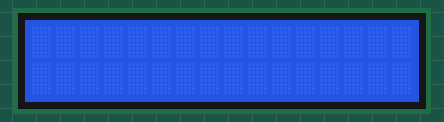
Bench run of a sketch on a simulated Arduino Uno, built with avr-gcc and run on an emulated ATmega328P. On the bench: 16×2 character LCD.

Above: at 0.1 s.
At 1.81 s:
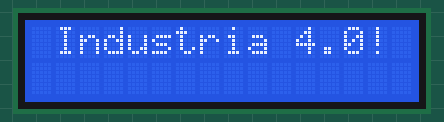
At 2.33 s:
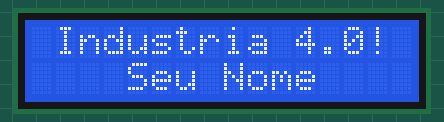

The sketch:

Aula4.ino
```cpp
#include <Wire.h>
#include <LiquidCrystal_I2C.h>

LiquidCrystal_I2C lcd(0x27, 16, 2);

String parts[] = {"Industria 4.0!", "Seu Nome"};
int words = sizeof(parts) / sizeof(parts[0]);

void setup() {
  lcd.init();
  lcd.setBacklight(HIGH);
}

void loop() {

  lcd.clear();

  for (int i = 0; i < words; i++) {

    int sz = parts[i].length();

    if (!i) delay(1000);

    for (int j = 0; j < sz; j++) {

      int pos = (16 - sz) / 2;

      lcd.setCursor(pos + j, i);
      lcd.print(parts[i][j]);
      delay(50);

    }

    delay(100);
  }

}
```

Measured:
- by itself, everything shown: repeats every 2.3 s, in 21 steps
